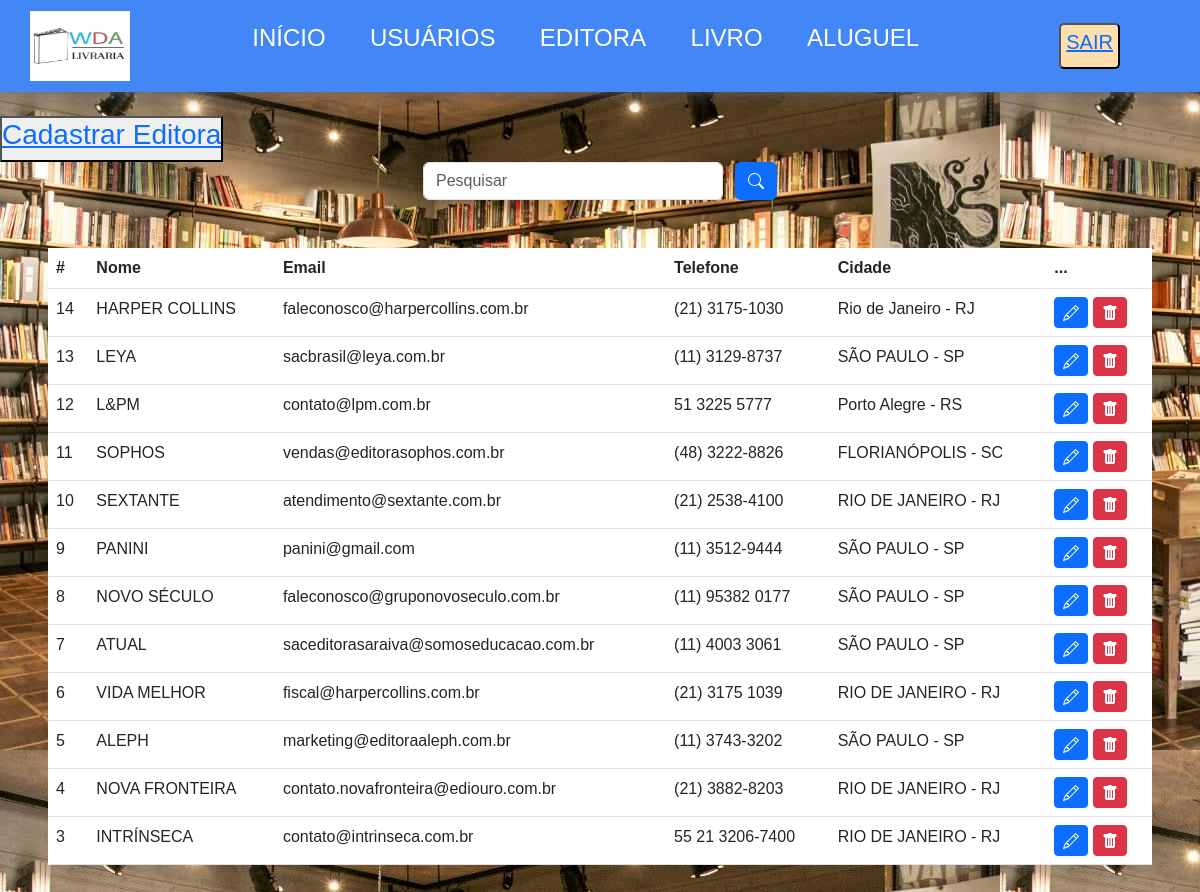
The app's page /editora.php with its own data.
### tables this page shows
CREATE TABLE `editora` (
  `id` int(11) NOT NULL,
  `nome` varchar(45) NOT NULL,
  `email` varchar(110) NOT NULL,
  `telefone` varchar(45) NOT NULL,
  `cidade` varchar(45) NOT NULL
);

### editora.php (the view, shortened to what this page needs)
<?php
include_once("config.php");
$sql = "SELECT * FROM editora ORDER BY id DESC";
if(!empty($_GET['search']))
    {
        $data = $_GET['search'];
        $sql = "SELECT * FROM editora WHERE id LIKE '%$data%' or nome LIKE '%$data%' ORDER BY id DESC";
    }
    else
    {
        $sql = "SELECT * FROM editora ORDER BY id DESC";
    }
$result = $conexao->query($sql);
?>
<!DOCTYPE html>
<html>
    <head>
        <link rel="stylesheet" href="style.css">
        <link href="https://cdn.jsdelivr.net/npm/bootstrap@5.3.0-alpha3/dist/css/bootstrap.min.css" rel="stylesheet"
>
    </head>
    <body class="fundo">
        <header>
            <div class="container-logo">
                <div class="logo-imagem">
                    <img src="WDA.png" alt="image" height="70" width="100">
                </div>
            </div>
            <div class="menu">
                <ul>
                    <li><a href="index.php">INÍCIO</a></li>
                    <li><a href="usuarios.php">USUÁRIOS</a></li>
                    <li><a href="editora.php">EDITORA</a></li>
                    <li><a href="livro.php">LIVRO</a></li>
                    <li><a href="aluguel.php">ALUGUEL</a></li>
                </ul>
            </div>
            <button class="saida"><a href="sair.php"><h5>SAIR</h5></a></button>
        </header>
        <br>
        <button><a href="form_editora.php"><h3> Cadastrar Editora</h3></a></button>
        <div class ="box-search">
            <input type="search" class="form-control w-25" placeholder="Pesquisar" id="pesquisar">
            <button onclick="searchData()" class="btn btn-primary">
            </button>
        </div>
        <div class="m-5">
            <table class="table text-white table-bd">
                <thead>
                    <tr>
                        <th scope="col">#</th>
                        <th scope="col">Nome</th>
                        <th scope="col">Email</th>
                        <th scope="col">Telefone</th>
                        <th scope="col">Cidade</th>
                        <th scope="col">...</th>
                    </tr>
                </thead>
                    <tbody>
                        <?php
                            while($user_data = mysqli_fetch_assoc($result))
                            {
                                echo "<tr>";
                                echo "<td>".$user_data['id']."</td>";
                                echo "<td>".$user_data['nome']."</td>";
                                echo "<td>".$user_data['email']."</td>";
                                echo "<td>".$user_data['telefone']."</td>";
                                echo "<td>".$user_data['cidade']."</td>";
                                echo "<td>
                                    <a class='btn btn-sm btn-primary' href='edit_editora.php?id=$user_data[id]'>
                                    <svg xmlns='http://www.w3.org/2000/svg' width='16' height='16' fill='currentColor' class='bi bi-pencil' viewBox='0 0 16 16'>
                                    <path d='M12.146.146a.5.5 0 0 1 .708 0l3 3a.5.5 0 0 1 0 .708l-10 10a.5.5 0 0 1-.168.11l-5 2a.5.5 0 0 1-.65-.65l2-5a.5.5 0 0 1 .11-.168l10-10zM11.207 2.5 13.5 4.793 14.793 3.5 12.5 1.207 11.207 2.5zm1.586 3L10.5 3.207 4 9.707V10h.5a.5.5 0 0 1 .5.5v.5h.5a.5.5 0 0 1 .5.5v.5h.293l6.5-6.5zm-9.761 5.175-.106.106-1.528 3.821 3.821-1.528.106-.106A.5.5 0 0 1 5 12.5V12h-.5a.5.5 0 0 1-.5-.5V11h-.5a.5.5 0 0 1-.468-.325z'/>
                                    </svg>
                                    </a>
                                    <a class='btn btn-sm btn-danger' href='delete_editora.php?id=$user_data[id]'>
                                    <svg xmlns='http://www.w3.org/2000/svg' width='16' height='16' fill='currentColor' class='bi bi-trash-fill' viewBox='0 0 16 16'>
                                    <path d='M2.5 1a1 1 0 0 0-1 1v1a1 1 0 0 0 1 1H3v9a2 2 0 0 0 2 2h6a2 2 0 0 0 2-2V4h.5a1 1 0 0 0 1-1V2a1 1 0 0 0-1-1H10a1 1 0 0 0-1-1H7a1 1 0 0 0-1 1H2.5zm3 4a.5.5 0 0 1 .5.5v7a.5.5 0 0 1-1 0v-7a.5.5 0 0 1 .5-.5zM8 5a.5.5 0 0 1 .5.5v7a.5.5 0 0 1-1 0v-7A.5.5 0 0 1 8 5zm3 .5v7a.5.5 0 0 1-1 0v-7a.5.5 0 0 1 1 0z'/>
                                    </svg>
                                    </a>
                                </td>";
                                echo "</tr>";
                            }
                        ?>
                    </tbody>
            </table>
        </div>
    </body>
</html>

### style.css (style rules this page uses)
* { padding: 0; margin: 0; box-sizing: border-box; }
header { width: 100%; background-color: #4287f5; display: flex; justify-content: space-around; align-items: center; padding: 20px; box-shadow: 0px 0px 1em #666; margin: 0px; }
.container-logo { justify-content: space-around; display: flex; align-items: center; }
.logo-imagem { padding-bottom: 0px; position: absolute; }
.menu li { display: inline-block; margin: 0 10px; }
.menu li a { font-size: 24px; text-decoration: none; color: white; text-transform: uppercase; padding: 10px; border-radius: 10px; }
.saida { background: #FFDEAD; color: #4F4F4F; padding: 5px; border-radius: 5px; cursor: pointer; text-transform: uppercase; }
.fundo { font-family: Arial, Helvetica, sans-serif; background-image: url("livraria.jpg"); }
.table-bd { background-color: rgba(0,0,0,1); border-radius: 15px 15px 0 0; }
.box-search { display: flex; justify-content: center; gap: 1%; }

### records on screen
editora: id "14", nome "HARPER COLLINS", email "faleconosco@harpercollins.com.br", telefone "(21) 3175-1030", cidade "Rio de Janeiro - RJ"
editora: id "13", nome "LEYA", email "sacbrasil@leya.com.br", telefone "(11) 3129-8737", cidade "SÃO PAULO - SP"
editora: id "12", nome "L&PM", email "contato@lpm.com.br", telefone "51 3225 5777", cidade "Porto Alegre - RS"
editora: id "11", nome "SOPHOS", email "vendas@editorasophos.com.br", telefone "(48) 3222-8826", cidade "FLORIANÓPOLIS - SC"
editora: id "10", nome "SEXTANTE", email "atendimento@sextante.com.br", telefone "(21) 2538-4100", cidade "RIO DE JANEIRO - RJ"
editora: id "9", nome "PANINI", email "panini@gmail.com", telefone "(11) 3512-9444", cidade "SÃO PAULO - SP"
editora: id "8", nome "NOVO SÉCULO", email "faleconosco@gruponovoseculo.com.br", telefone "(11) 95382 0177", cidade "SÃO PAULO - SP"
editora: id "7", nome "ATUAL", email "saceditorasaraiva@somoseducacao.com.br", telefone "(11) 4003 3061", cidade "SÃO PAULO - SP"
editora: id "6", nome "VIDA MELHOR", email "fiscal@harpercollins.com.br", telefone "(21) 3175 1039", cidade "RIO DE JANEIRO - RJ"
editora: id "5", nome "ALEPH", email "marketing@editoraaleph.com.br", telefone "(11) 3743-3202", cidade "SÃO PAULO - SP"
editora: id "4", nome "NOVA FRONTEIRA", email "contato.novafronteira@ediouro.com.br", telefone "(21) 3882-8203", cidade "RIO DE JANEIRO - RJ"
editora: id "3", nome "INTRÍNSECA", email "contato@intrinseca.com.br", telefone "55 21 3206-7400", cidade "RIO DE JANEIRO - RJ"
